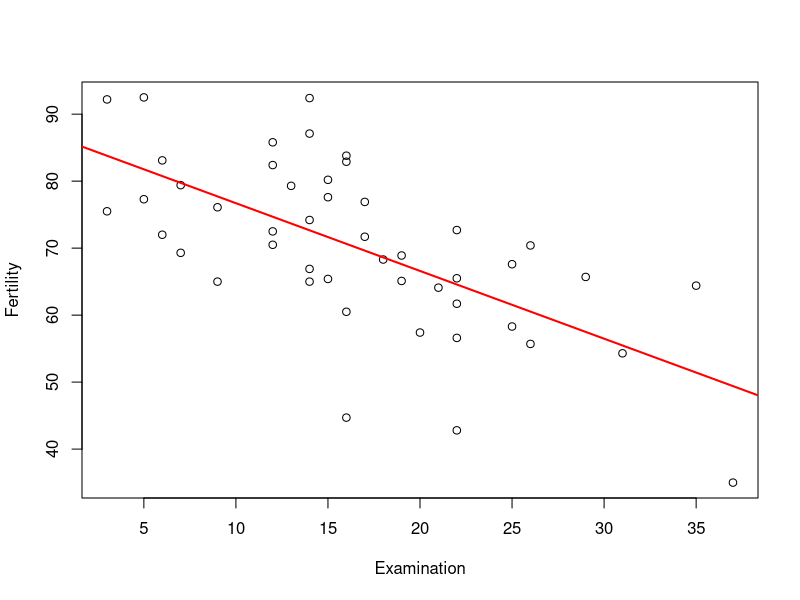

The R source for this figure:
## ---- chunk 1
knitr::opts_chunk$set(echo = FALSE)
## ---- chunk 2

plot(swiss$Fertility~swiss$Examination, xlab = 'Examination', ylab = 'Fertility')
abline(lm(swiss$Fertility~swiss$Examination), 
         xlab = "Education Rate",
         ylab = "Fertility Rate",
         col = "red", lwd =2)


